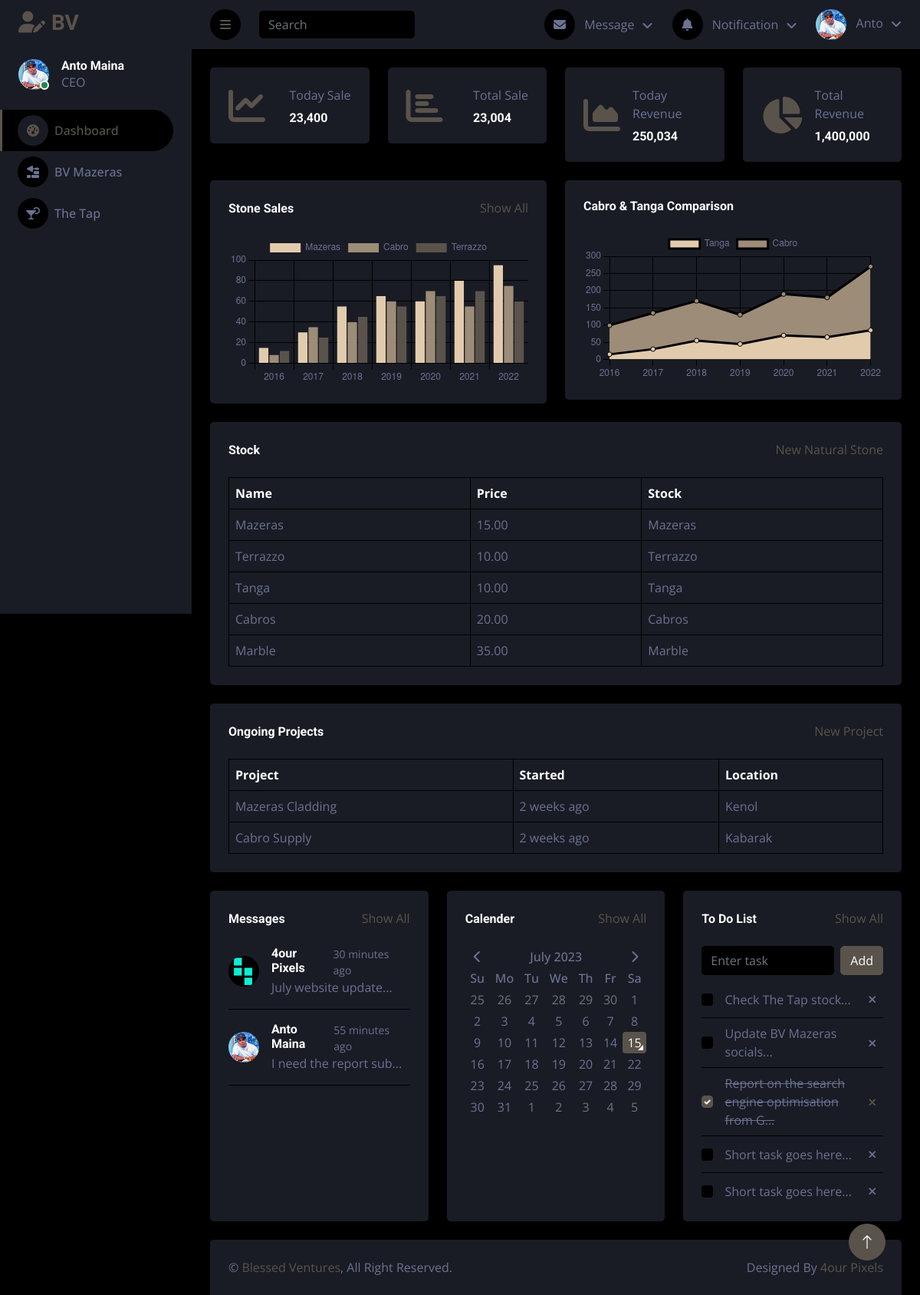
The app's page /dashboard/, older data.
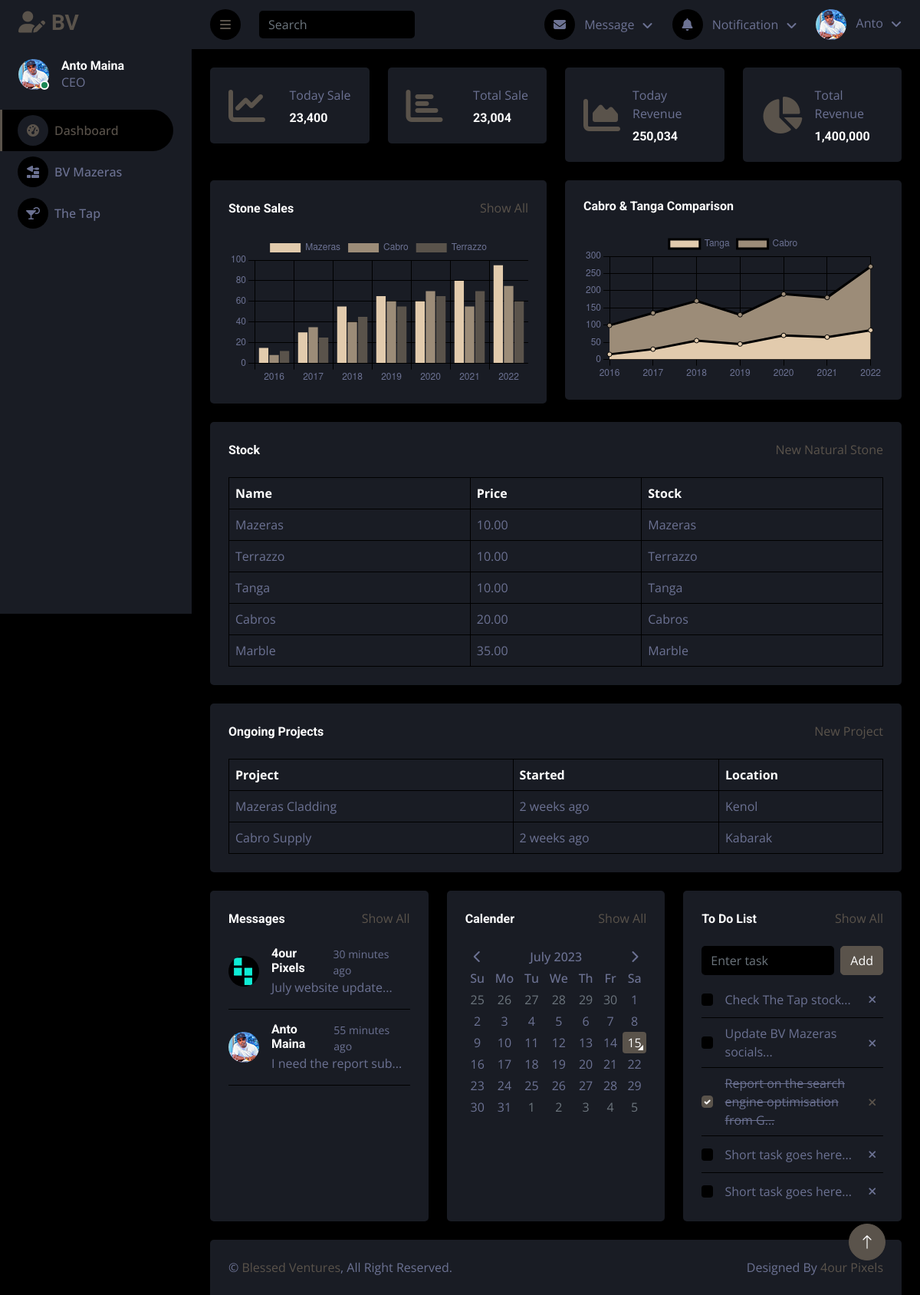
The same page, newer data.
### mazeras/models.py (models this page shows, shortened)
class Stone(models.Model):
    name = models.CharField(max_length=100)
    description = models.TextField()
    price = models.DecimalField(max_digits=10, decimal_places=2)
    stock = models.PositiveIntegerField(default=0)

### mazeras/views.py (the view)
# urls.py: path('dashboard/', views.dashboard, name="dashboard"),
def dashboard(request):
    stones = Stone.objects.all()
    projects = Project.objects.all()
    context = {
        'stones': stones,
        'projects': projects,
    }
    return render(request, 'mazeras/dashboard.html', context)

### mazeras/templates/mazeras/dashboard.html (shortened to what the changed rows need)
{% load static %}
<!DOCTYPE html>
<html lang="en">
  <head>
    <link
      href="https://cdnjs.cloudflare.com/ajax/libs/font-awesome/5.10.0/css/all.min.css"
      rel="stylesheet"
    />
    <link
      href="https://cdn.jsdelivr.net/npm/bootstrap-icons@1.4.1/font/bootstrap-icons.css"
      rel="stylesheet"
    />
    <link
      href="{% static 'css/lib/owlcarousel/assets/owl.carousel.min.css' %}"
      rel="stylesheet"
    />
    <link
      href="{% static 'lib/tempusdominus/css/tempusdominus-bootstrap-4.min.css' %}"
      rel="stylesheet"
    />
    <link href="{% static 'css/bootstrap.min.css' %}" rel="stylesheet" />
    <link href="{% static 'css/style.css' %}" rel="stylesheet" />
    <link rel="stylesheet" href="https://cdnjs.cloudflare.com/ajax/libs/font-awesome/6.4.0/css/all.min.css" />
  </head>
  <body>
      <div class="content">
        {% if stone %}
        <div class="container d-flex-justify-content-evenly">
            <h1 class="text-danger fw-bold">Restock!</h1>
        </div>
        {% else %}
        <div class="container-fluid pt-4 px-4">
          <div class="bg-secondary text-center rounded p-4">
            <div class="table-responsive">
              <table
                class="table text-start align-middle table-bordered table-hover mb-0"
              >
                <thead>
                  <tr class="text-white">
                    <th scope="col">Name</th>
                    <th scope="col">Price</th>
                    <th scope="col">Stock</th>
                  </tr>
                </thead>
                <tbody>
                    {% for stone in stones %}
                    <tr>
                        <td>{{ stone.name }}</td>
                        <td>{{ stone.price }}</td>
                        <td>{{ stone.name }}</td>
                    </tr>
                    {% endfor %}
                </tbody>
              </table>
            </div>
          </div>
        </div>
        {% endif %}
        {% if project %}
        <div class="container d-flex-justify-content-evenly">
            <h1 class="text-danger fw-bold">No Ongoing Projects!</h1>
        </div>
        {% else %}
        <div class="container-fluid pt-4 px-4">
          <div class="bg-secondary text-center rounded p-4">
            <div class="table-responsive">
              <table
                class="table text-start align-middle table-bordered table-hover mb-0"
              >
                <thead>
                  <tr class="text-white">
                    <th scope="col">Project</th>
                    <th scope="col">Started</th>
                    <th scope="col">Location</th>
                  </tr>
                </thead>
              </table>
            </div>
          </div>
        </div>
        {% endif %}
      </div>
  </body>
</html>

Row changes from the older to the newer data that the page shows:
changed Stone "Mazeras": price "15.00" → "10.00"
